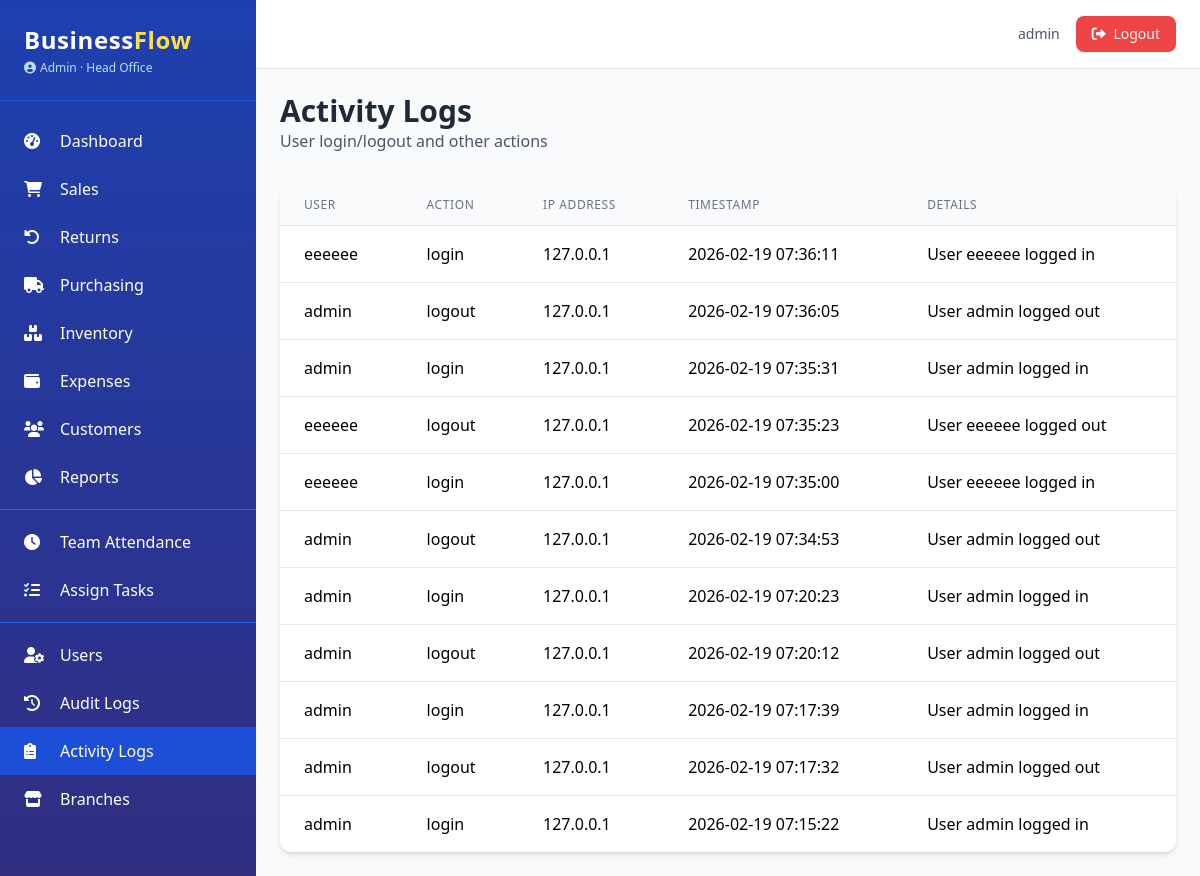
Before: /admin/activity-logs (signed in) with the older database file.
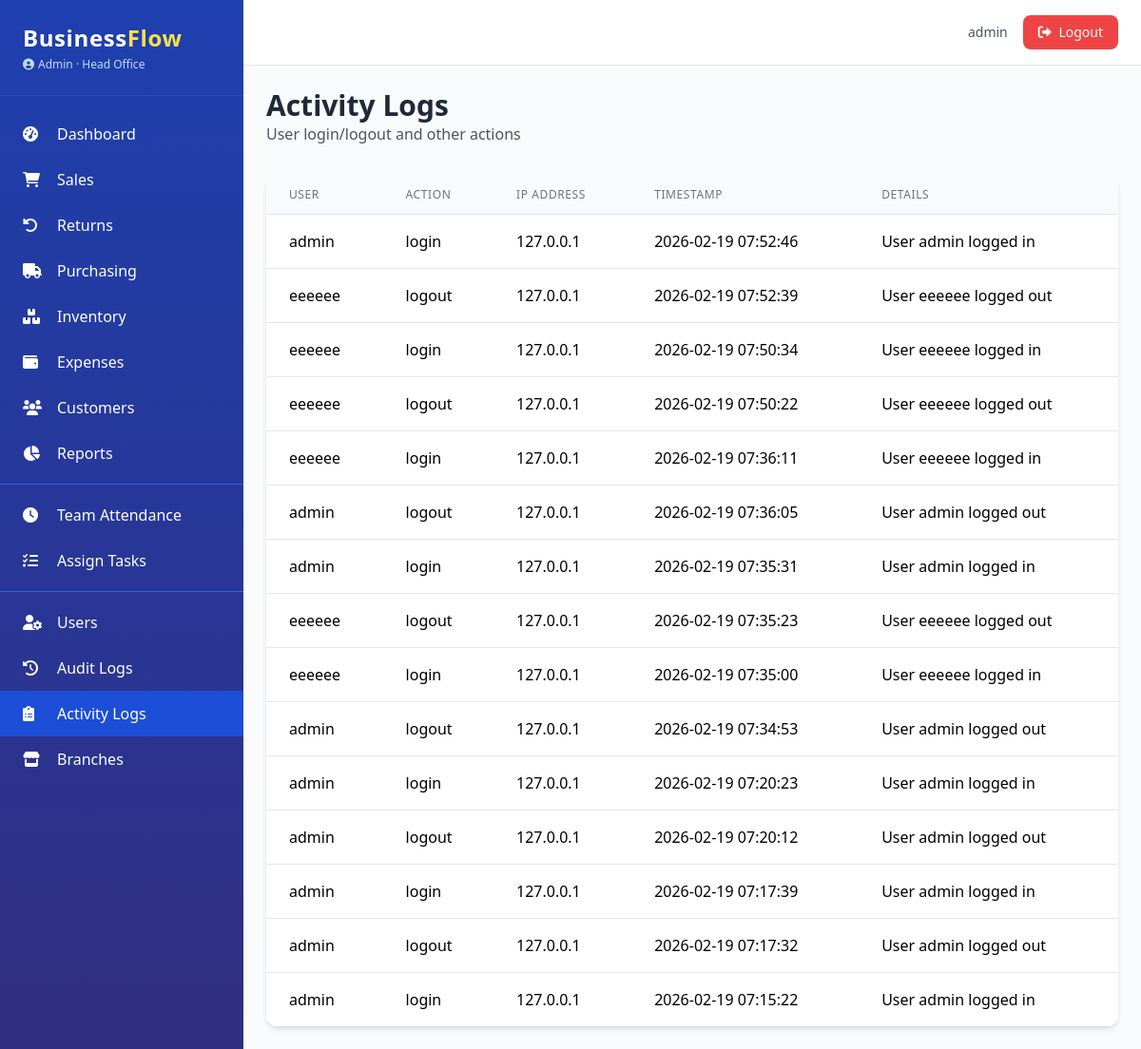
After: the same page with the newer database file.
### app.py (models this page shows, shortened)
class AuditMixin:
    @declared_attr
    def created_at(cls):
        return db.Column(db.DateTime, default=datetime.utcnow)

class SoftDeleteMixin:
    @classmethod
    def query_active(cls):
        return cls.query.filter(cls.deleted_at.is_(None))

class User(UserMixin, db.Model, AuditMixin, SoftDeleteMixin):
    __tablename__ = 'users'
    id = db.Column(db.Integer, primary_key=True)
    username = db.Column(db.String(80), unique=True, nullable=False)
    email = db.Column(db.String(120), unique=True, nullable=False)
    password_hash = db.Column(db.String(200), nullable=False)
    role = db.Column(db.String(20), nullable=False, default='Staff')
    branch_id = db.Column(db.Integer, db.ForeignKey('branches.id'), nullable=True)
    active = db.Column(db.Boolean, default=True)
    locale = db.Column(db.String(5), default='en')
    phone = db.Column(db.String(20))
    avatar = db.Column(db.String(200))
    last_login = db.Column(db.DateTime)
    branch = db.relationship('Branch', backref='users')
    permissions = db.Column(db.JSON, default=list)
    salary = db.Column(db.Float, nullable=True)
    pay_cycle = db.Column(db.String(20), default='monthly')
    bank_account = db.Column(db.String(50))
    tax_id = db.Column(db.String(50))
    @property
    def is_admin(self):
        return self.role == 'Admin'
    def has_permission(self, perm):
        if self.is_admin:
            return True
        return perm in (self.permissions or [])

class Branch(db.Model):
    __tablename__ = 'branches'
    id = db.Column(db.Integer, primary_key=True)
    name = db.Column(db.String(100), nullable=False)
    location = db.Column(db.String(200))
    phone = db.Column(db.String(20))
    email = db.Column(db.String(120))
    is_active = db.Column(db.Boolean, default=True)
    currency = db.Column(db.String(3), default='USD')
    created_at = db.Column(db.DateTime, default=datetime.utcnow)

class ActivityLog(db.Model):
    __tablename__ = 'activity_logs'
    id = db.Column(db.Integer, primary_key=True)
    user_id = db.Column(db.Integer, db.ForeignKey('users.id'), nullable=True)
    action = db.Column(db.String(50), nullable=False)
    ip_address = db.Column(db.String(45))
    user_agent = db.Column(db.String(200))
    timestamp = db.Column(db.DateTime, default=datetime.utcnow)
    details = db.Column(db.Text)
    user = db.relationship('User', foreign_keys=[user_id])

### app.py (the view)
@admin_bp.route('/activity-logs')
@login_required
@admin_required
def activity_logs():
    page = request.args.get('page', 1, type=int)
    per_page = app.config.get('ITEMS_PER_PAGE', 20)
    pagination = ActivityLog.query.order_by(ActivityLog.timestamp.desc()).paginate(page=page, per_page=per_page, error_out=False)
    return render_template('admin/activity_logs.html', pagination=pagination)

### app.py (called while the page is built)
@login_manager.user_loader
def load_user(user_id):
    return User.query_active().filter_by(id=int(user_id)).first()

def admin_required(f):
    @wraps(f)
    def decorated(*args, **kwargs):
        if not current_user.is_authenticated or not current_user.is_admin:
            abort(403)
        return f(*args, **kwargs)
    return decorated

@app.context_processor
def inject_now():
    return {'now': datetime.utcnow(), 'current_year': datetime.utcnow().year}

### templates/admin/activity_logs.html (shortened to what this page needs)
{% extends "base.html" %}
{% block content %}
<div class="mb-8">
    <h1 class="text-3xl font-bold text-gray-800">Activity Logs</h1>
    <p class="text-gray-600">User login/logout and other actions</p>
</div>
<div class="bg-white rounded-xl shadow-md overflow-hidden">
    <table class="min-w-full divide-y divide-gray-200">
        <thead class="bg-gray-50">
            <tr>
                <th class="px-6 py-3 text-left text-xs font-medium text-gray-500 uppercase tracking-wider">User</th>
                <th class="px-6 py-3 text-left text-xs font-medium text-gray-500 uppercase tracking-wider">Action</th>
                <th class="px-6 py-3 text-left text-xs font-medium text-gray-500 uppercase tracking-wider">IP Address</th>
                <th class="px-6 py-3 text-left text-xs font-medium text-gray-500 uppercase tracking-wider">Timestamp</th>
                <th class="px-6 py-3 text-left text-xs font-medium text-gray-500 uppercase tracking-wider">Details</th>
            </tr>
        </thead>
        <tbody class="bg-white divide-y divide-gray-200">
            {% for log in pagination.items %}
            <tr class="hover:bg-gray-50">
                <td class="px-6 py-4 whitespace-nowrap">{{ log.user.username if log.user else 'System' }}</td>
                <td class="px-6 py-4 whitespace-nowrap">{{ log.action }}</td>
                <td class="px-6 py-4 whitespace-nowrap">{{ log.ip_address or '—' }}</td>
                <td class="px-6 py-4 whitespace-nowrap">{{ log.timestamp.strftime('%Y-%m-%d %H:%M:%S') }}</td>
                <td class="px-6 py-4">{{ log.details or '—' }}</td>
            </tr>
            {% else %}
            <tr>
                <td colspan="5" class="px-6 py-4 text-center text-gray-500">No activity logs found.</td>
            </tr>
            {% endfor %}
        </tbody>
    </table>
</div>
{% endblock %}

### templates/base.html (shortened to what this page needs)
<!DOCTYPE html>
<html lang="en">
<head>
    <script src="https://cdn.tailwindcss.com"></script>
    <link rel="stylesheet" href="https://cdnjs.cloudflare.com/ajax/libs/font-awesome/6.0.0-beta3/css/all.min.css">
</head>
<body class="bg-gray-50 font-sans antialiased">
    <div class="flex h-screen">
        <aside class="w-64 bg-gradient-to-b from-blue-800 to-indigo-900 text-white flex-shrink-0 hidden md:block overflow-y-auto shadow-xl">
            <div class="p-6 border-b border-blue-700">
                <h1 class="text-2xl font-bold tracking-wide">Business<span class="text-yellow-300">Flow</span></h1>
                <p class="text-xs text-blue-200 mt-1 flex items-center">
                    <i class="fas fa-user-circle mr-1"></i> {{ current_user.role }}
                    {% if current_user.branch %}
                        · {{ current_user.branch.name }}
                    {% endif %}
                </p>
            </div>
            <nav class="mt-4 pb-6">
                {% if current_user.has_permission('access_dashboard') or current_user.is_admin %}
                <a href="{{ url_for('dashboard.index') }}" class="flex items-center py-3 px-6 hover:bg-blue-700 transition {% if request.endpoint and request.endpoint == 'dashboard.index' %}bg-blue-700{% endif %}">
                    <i class="fas fa-tachometer-alt w-6"></i><span class="ml-3">Dashboard</span>
                </a>
                {% endif %}
                {% if current_user.has_permission('view_sales') %}
                <a href="{{ url_for('sales.list') }}" class="flex items-center py-3 px-6 hover:bg-blue-700 transition {% if request.endpoint and request.endpoint.startswith('sales.') %}bg-blue-700{% endif %}">
                    <i class="fas fa-shopping-cart w-6"></i><span class="ml-3">Sales</span>
                </a>
                {% endif %}
                {% if current_user.has_permission('view_sales') %}
                <a href="{{ url_for('returns.list') }}" class="flex items-center py-3 px-6 hover:bg-blue-700 transition {% if request.endpoint and request.endpoint.startswith('returns.') %}bg-blue-700{% endif %}">
                    <i class="fas fa-undo-alt w-6"></i><span class="ml-3">Returns</span>
                </a>
                {% endif %}
                {% if current_user.has_permission('view_purchases') %}
                <a href="{{ url_for('purchasing.purchase_order_list') }}" class="flex items-center py-3 px-6 hover:bg-blue-700 transition {% if request.endpoint and request.endpoint.startswith('purchasing.') %}bg-blue-700{% endif %}">
                    <i class="fas fa-truck w-6"></i><span class="ml-3">Purchasing</span>
                </a>
                {% endif %}
                {% if current_user.has_permission('view_inventory') %}
                <a href="{{ url_for('inventory.product_list') }}" class="flex items-center py-3 px-6 hover:bg-blue-700 transition {% if request.endpoint and request.endpoint.startswith('inventory.') %}bg-blue-700{% endif %}">
                    <i class="fas fa-boxes w-6"></i><span class="ml-3">Inventory</span>
                </a>
                {% endif %}
                {% if current_user.has_permission('view_expenses') %}
                <a href="{{ url_for('expenses.list') }}" class="flex items-center py-3 px-6 hover:bg-blue-700 transition {% if request.endpoint and request.endpoint.startswith('expenses.') %}bg-blue-700{% endif %}">
                    <i class="fas fa-wallet w-6"></i><span class="ml-3">Expenses</span>
                </a>
                {% endif %}
                {% if current_user.has_permission('view_customers') %}
                <a href="{{ url_for('crm.customer_list') }}" class="flex items-center py-3 px-6 hover:bg-blue-700 transition {% if request.endpoint and request.endpoint.startswith('crm.') %}bg-blue-700{% endif %}">
                    <i class="fas fa-users w-6"></i><span class="ml-3">Customers</span>
                </a>
                {% endif %}
                {% if current_user.has_permission('view_reports') %}
                <a href="{{ url_for('reports.index') }}" class="flex items-center py-3 px-6 hover:bg-blue-700 transition {% if request.endpoint and request.endpoint.startswith('reports.') %}bg-blue-700{% endif %}">
                    <i class="fas fa-chart-pie w-6"></i><span class="ml-3">Reports</span>
                </a>
                {% endif %}
                {% if current_user.has_permission('manage_team') %}
                <div class="border-t border-blue-600 my-2"></div>
                <a href="#" class="flex items-center py-3 px-6 hover:bg-blue-700 transition">
                    <i class="fas fa-clock w-6"></i><span class="ml-3">Team Attendance</span>
                </a>
                <a href="#" class="flex items-center py-3 px-6 hover:bg-blue-700 transition">
                    <i class="fas fa-tasks w-6"></i><span class="ml-3">Assign Tasks</span>
                </a>
                {% endif %}
                {% if current_user.has_permission('manage_users') %}
                <div class="border-t border-blue-600 my-2"></div>
                <a href="{{ url_for('admin.users') }}" class="flex items-center py-3 px-6 hover:bg-blue-700 transition {% if request.endpoint and request.endpoint == 'admin.users' %}bg-blue-700{% endif %}">
                    <i class="fas fa-user-cog w-6"></i><span class="ml-3">Users</span>
                </a>
                <a href="{{ url_for('admin.audit_logs') }}" class="flex items-center py-3 px-6 hover:bg-blue-700 transition {% if request.endpoint and request.endpoint == 'admin.audit_logs' %}bg-blue-700{% endif %}">
                    <i class="fas fa-history w-6"></i><span class="ml-3">Audit Logs</span>
                </a>
                <a href="{{ url_for('admin.activity_logs') }}" class="flex items-center py-3 px-6 hover:bg-blue-700 transition {% if request.endpoint and request.endpoint == 'admin.activity_logs' %}bg-blue-700{% endif %}">
                    <i class="fas fa-clipboard-list w-6"></i><span class="ml-3">Activity Logs</span>
                </a>
                <a href="#" class="flex items-center py-3 px-6 hover:bg-blue-700 transition">
                    <i class="fas fa-store w-6"></i><span class="ml-3">Branches</span>
                </a>
                {% endif %}
            </nav>
        </aside>
        <div class="flex-1 flex flex-col overflow-hidden">
            <header class="bg-white shadow-sm border-b border-gray-200">
                <div class="flex justify-between items-center py-4 px-6">
                    <div class="flex items-center space-x-4 ml-auto">
                        <span class="text-sm text-gray-600">{{ current_user.username }}</span>
                        <a href="{{ url_for('auth.logout') }}" class="bg-red-500 hover:bg-red-600 text-white px-4 py-2 rounded-lg text-sm transition shadow-sm">
                            <i class="fas fa-sign-out-alt mr-1"></i> Logout
                        </a>
                    </div>
                </div>
            </header>
            <main class="flex-1 overflow-y-auto p-6 bg-gray-50">
                {% block content %}{% endblock %}
            </main>
        </div>
    </div>
</body>
</html>

Changed rows visible on the page:
added ActivityLog: user "admin", action "login", ip_address "127.0.0.1", timestamp "2026-02-19 07:52:46", details "User admin logged in"
added ActivityLog: user "eeeeee", action "logout", ip_address "127.0.0.1", timestamp "2026-02-19 07:52:39", details "User eeeeee logged out"
added ActivityLog: user "eeeeee", action "login", ip_address "127.0.0.1", timestamp "2026-02-19 07:50:34", details "User eeeeee logged in"
added ActivityLog: user "eeeeee", action "logout", ip_address "127.0.0.1", timestamp "2026-02-19 07:50:22", details "User eeeeee logged out"
